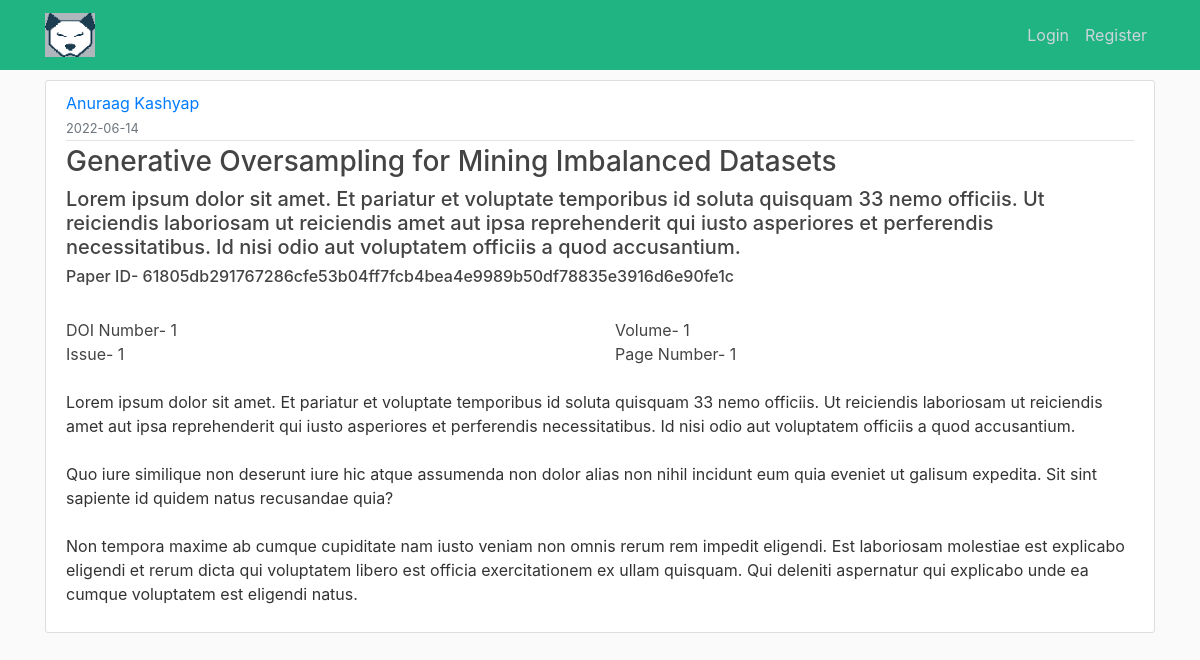
The app's page /post/61805db291767286cfe53b04ff7fcb4bea4e9989b50df78835e3916d6e90fe1c with its own data.
### flaskblog/models.py (models this page shows, shortened)
class User(db.Model, UserMixin):
    id = db.Column(db.Integer, primary_key=True)
    username = db.Column(db.String(20), unique=True, nullable=False)
    email = db.Column(db.String(120), unique=True, nullable=False)
    department = db.Column(db.String(120))
    researcher = db.Column(db.String(120))
    image_file = db.Column(db.String(20), nullable=False, default='default.jpg')
    password = db.Column(db.String(60), nullable=False)
    posts = db.relationship('Post', backref='author', lazy=True)

class Post(db.Model):
    id = db.Column(db.Text, primary_key=True)
    title = db.Column(db.String(100), nullable=False)
    date_posted = db.Column(db.DateTime, nullable=False, default=datetime.utcnow)
    content = db.Column(db.Text, nullable=False)
    hash = db.Column(db.Text, nullable=False)
    doi = db.Column(db.String(20), nullable= True)
    journal = db.Column(db.String(100), nullable= True)
    issue = db.Column(db.String(20), nullable= True)
    volume = db.Column(db.String(20), nullable= True)
    page = db.Column(db.String(20), nullable= True)
    user_id = db.Column(db.Integer, db.ForeignKey('user.id'), nullable=False)
    user2_id = db.Column(db.Integer)
    user2 = db.Column(db.Text)

### flaskblog/routes.py (the view)
@app.route("/post/<string:post_id>")
def post(post_id):
    post = Post.query.get_or_404(post_id)
    return render_template('post.html', title=post.title, post=post)

### flaskblog/templates/post.html (shortened to what this page needs)
{% extends "layout.html" %}
{% block content %}
  <article class="media content-section">
    <div class="media-body">
      <div class="article-metadata">
        {% if post.user2_id%}
                <a class="mr-2" href="{{ url_for('user_posts', username=post.author.username) }}">{{ post.author.username }}</a>
                <a class="mr-2" href="{{ url_for('user_posts', username=post.user2) }}">{{ post.user2 }}</a>
        {% else %}
                <a class="mr-2" href="{{ url_for('user_posts', username=post.author.username) }}">{{ post.author.username }}</a>
        {% endif %}
        <br>
        <small class="text-muted">{{ post.date_posted.strftime('%Y-%m-%d') }}</small>
      </div>
      <h3 class="article-title">{{ post.title }}</h3>
      <h5 class="article-title">{{ post.journal }}</h5>
      <h6 class="article-title">Paper ID- {{ post.id }}</h6>
      <br>
      <div class='row'>
        <div class= 'col-md-6'>
          <h8 class="article-title">DOI Number- {{ post.doi }}</h8>
        </div>
        <div class= 'col-md-6'>
          <h8 class="article-title">Volume- {{ post.volume }}</h8></h8>
        </div>
      </div>
      <div class='row'>
        <div class= 'col-md-6'>
          <h8 class="article-title">Issue- {{ post.issue }}</h8>
        </div>
        <div class= 'col-md-6'>
          <h8 class="article-title">Page Number- {{ post.page }}</h8></h8>
        </div>
      </div>
      <br>
      <p class="article-content">{{ post.content }}</p>
    </div>
  </article>
{% endblock content %}

### flaskblog/static/main.css (style rules this page uses)
body { background: #fafafa; color: #333333; margin-top: 5rem; }
h1, h2, h3, h4, h5, h6 { color: #444444; }
.content-section { background: #ffffff; padding: 10px 20px; border: 1px solid #dddddd; border-radius: 3px; margin-bottom: 20px; }
.article-title { color: #444444; }
.article-content { white-space: pre-line; }
.article-metadata { padding-bottom: 1px; margin-bottom: 4px; border-bottom: 1px solid #e3e3e3 }

### records on screen
User: author.username "Anuraag Kashyap"
Post: date_posted "2022-06-14", title "Generative Oversampling for Mining Imbalanced Datasets", journal "Lorem ipsum dolor sit amet. Et pariatur et voluptate temporibus id soluta quisquam 33 nemo officiis. Ut reiciendis laboriosam ut reiciendis amet aut ipsa reprehenderit qui iusto asperiores et perferendis necessitatibus. Id nisi odio aut voluptatem officiis a quod accusantium.", id "61805db291767286cfe53b04ff7fcb4bea4e9989b50df78835e3916d6e90fe1c", doi "1", volume "1", issue "1", page "1", content "Lorem ipsum dolor sit amet. Et pariatur et voluptate temporibus id soluta quisquam 33 nemo officiis. Ut reiciendis laboriosam ut reiciendis amet aut ipsa reprehenderit qui iusto asperiores et perferendis necessitatibus. Id nisi odio aut voluptatem officiis a quod accusantium. Quo iure similique non deserunt iure hic atque assumenda non dolor alias non nihil incidunt eum quia eveniet ut galisum expedita. Sit sint sapiente id quidem natus recusandae quia? Non tempora maxime ab cumque cupiditate nam iusto veniam non omnis rerum rem impedit eligendi. Est laboriosam molestiae est explicabo eligendi et rerum dicta qui voluptatem libero est officia exercitationem ex ullam quisquam. Qui deleniti…"
